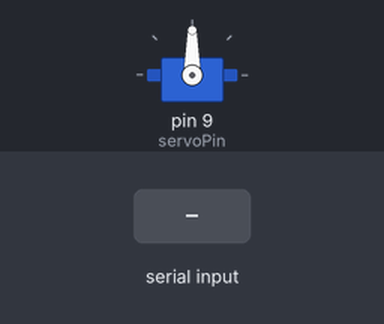
Simulated run of this sketch. Board: Arduino Uno, built with avr-gcc and run on an emulated ATmega328P. Shown: servo. The inputs (shaded band) are chosen by the test bench. What the sketch prints to the serial monitor is not drawn.

Above: at 1.2 s.
1.3 s: "30,150\n" received over Serial
At 3.7 s:
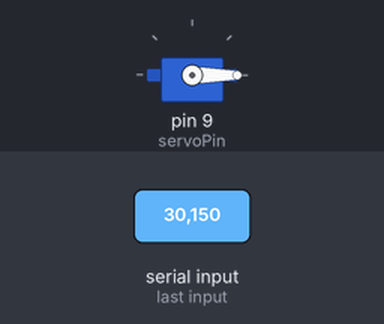
4.1 s: "90,45\n" received over Serial
At 5.1 s:
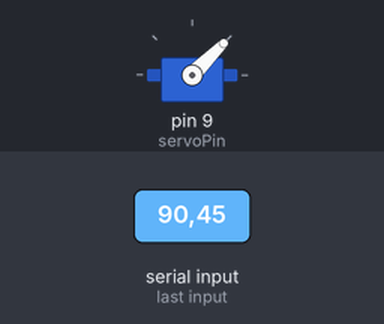
6.8 s: "200\n" received over Serial
At 7.8 s:
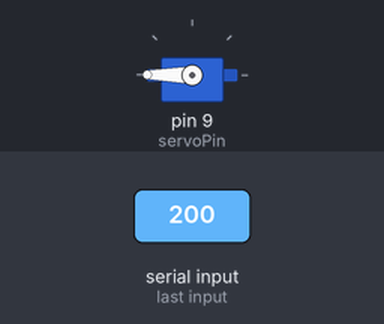
Timing chart, 0 to 9.8 s (numbered marks = the images above; inputs shaded):
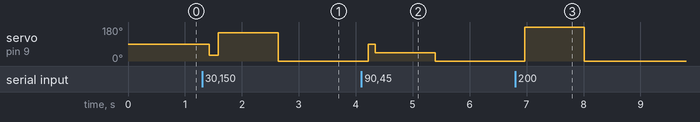

Measured:
- after the input at 1.3 s, servo on pin 9 (servoPin): 90° → 30° after 0.12 s, → 150° 0.16 s later, → 0° 1.1 s later
- after the input at 4.1 s, servo on pin 9 (servoPin): 0° → 90° after 0.12 s, → 45° 0.12 s later, → 0° 1.0 s later
- after the input at 6.8 s, servo on pin 9 (servoPin): 0° → 180° after 0.16 s, → 0° 1.1 s later

The sketch:

Servo_1.ino
```cpp
#include <Servo.h>
int servoPin=9;

//int servoAngle=0; // angle between 0 and 180
//int servoAngle=90;
//int servoAngle=180;

int servoAngle;
int br=115200;
int dt=50;
String prompt="What angle do you desire?"; //2

Servo myServo; //creating an object of servo that we can talk to

void setup() {
 Serial.begin(br);
 myServo.attach(servoPin); //Servo library is talking to servopin
}

void loop() {
  Serial.println(prompt);//2
  while (Serial.available()==0){ //2
 }
  servoAngle=Serial.parseInt();  //2

  myServo.write(servoAngle);
  delay(dt);
}

//First movement: a noise that brings it to zero position, aligning with the x-axis
//Second movement: to 180

//2. Now, take input from user what angle they want it to rotate to
```
